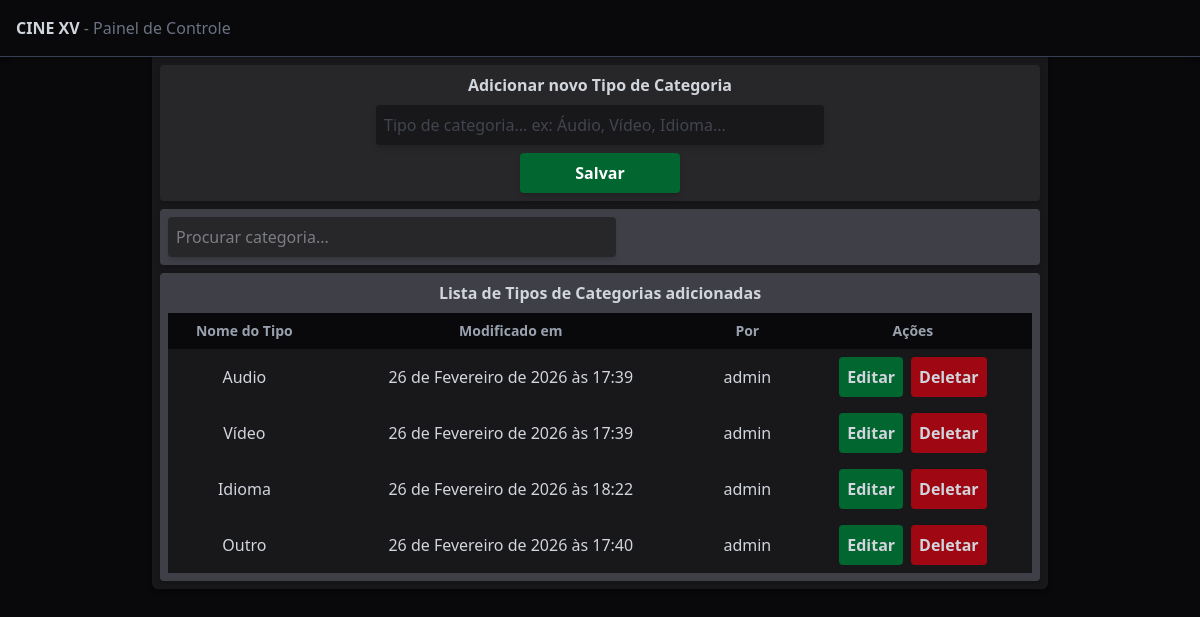
Before: /category/types with the older database file.
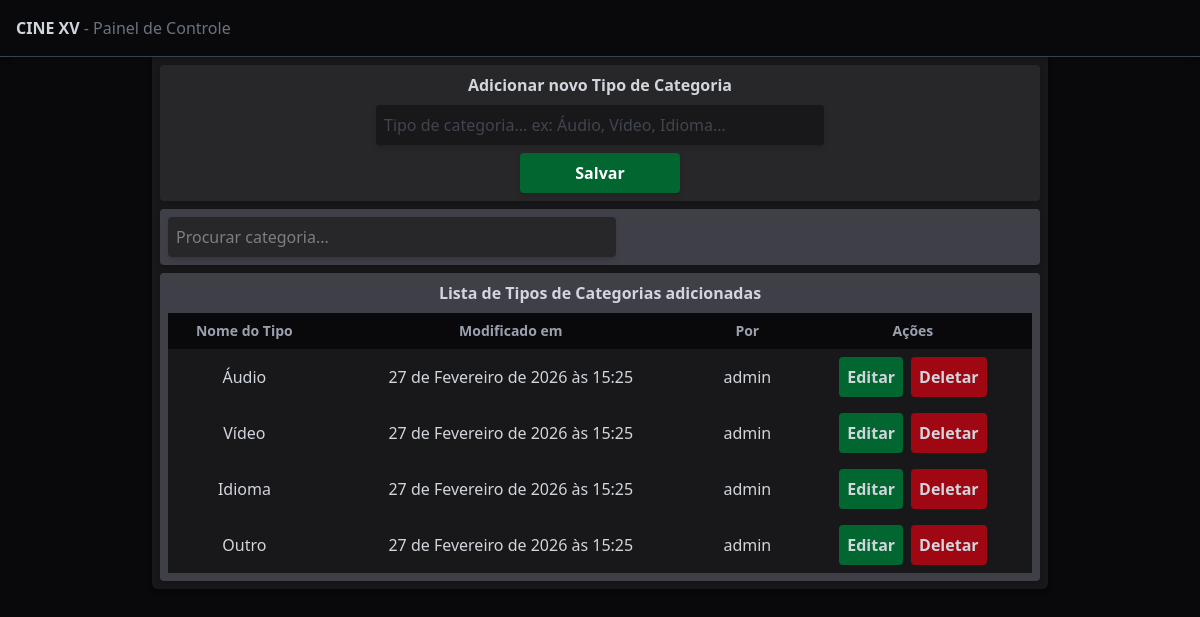
After: the same page with the newer database file.
### api/models.py (models this page shows, shortened)
class CategoryType(models.Model):
    name = models.CharField(max_length=100)
    modified_by = models.ForeignKey(User, on_delete=models.SET_NULL, null=True, related_name='mod_types')
    modified_at = models.DateTimeField(auto_now_add=True)

### control/models.py (models this page shows, shortened)
class CustomUser(AbstractBaseUser, PermissionsMixin):
    username = models.CharField(max_length=200, unique=True)
    is_active = models.BooleanField(default=False)
    is_admin = models.BooleanField(default=False)
    objects = CustomUserManager()
    USERNAME_FIELD = 'username'
    REQUIRED_FIELDS = []
    def __str__(self):
        return self.username

### control/views.py (the view)
# urls.py: path('category/types', views.catg_type, name='catg-types'),
def catg_type(request):
    if request.method == 'POST':
        form_type = request.POST.get('form_type')
        if form_type == 'add_form':
            form = AddCategoryTypeForm(request.POST)
            if form.is_valid:
                c_type = form.save(commit=False)
                c_type.modified_by = request.user
                c_type.save()
                messages.success(request, "Novo tipo de categoria adicionada com sucesso!")
                return redirect('catg-types')
            else:
                for field, errors in form.errors.items():
                    for error in errors:
                        messages.error(request, error)
        if form_type == 'delete_form':
            c_type_id = request.POST.get('c_type_id')
            c_type = get_object_or_404(CategoryType, id=c_type_id)
            c_type.delete()
            messages.success(request, "Tipo de categoria deletada com sucesso!")
            return redirect('catg-types')
    else:
        form = AddCategoryTypeForm()
        c_types = CategoryType.objects.all()
    context = {
        'form': form,
        'c_types': c_types
    }
    return render(request, 'category/catg_type.html', context)

### control/forms.py
class AddCategoryTypeForm(forms.ModelForm):
    class Meta:
        model = CategoryType
        fields = ['name']
        widgets = {
            'name': forms.TextInput(attrs={
                'class': "w-md bg-zinc-900 hover:bg-zinc-700 transition outline-none p-2 rounded-sm shadow-md",
                'placeholder': "Tipo de categoria... ex: Áudio, Vídeo, Idioma..."
            })
        }

### control/templates/category/catg_type.html (shortened to what this page needs)
{% extends 'base.html' %}
{% block content %}
<div class="w-4xl bg-zinc-900 mx-auto p-2 rounded-b-md space-y-2 shadow-md">
    <div class="bg-zinc-800 flex flex-col gap-2 text-center items-center rounded-sm p-2 shadow-md">
        <h1 class="font-semibold">Adicionar novo Tipo de Categoria</h1>
        <form method="POST" class="flex flex-col gap-2 text-gray-500">
            {{ form.name }}
            <button name="form_type" value="add_form" type="submit" class="w-40 mx-auto bg-green-800 hover:bg-green-600 p-2 rounded-sm text-white font-semibold cursor-pointer transition shadow-md">
                Salvar
            </button>
        </form>
    </div>
    <div class="bg-zinc-700 flex flex-col gap-2 text-center rounded-sm p-2 shadow-md">
        <input id="search-files" type="search" placeholder="Procurar categoria..." class="w-full max-w-md bg-zinc-800 hover:bg-zinc-600 transition rounded-sm p-2 shadow-md">
    </div>
    <div class="bg-zinc-700 flex flex-col gap-2 text-center items-center rounded-sm p-2 shadow-md">
        <h1 class="font-semibold">Lista de Tipos de Categorias adicionadas</h1>
        <table class="w-full text-center">
            <thead>
                <tr class="bg-zinc-950 font-semibold text-sm text-gray-400">
                    <th class="p-1">Nome do Tipo</th>
                    <th class="p-1">Modificado em</th>
                    <th class="p-1">Por</th>
                    <th class="p-2">Ações</th>
                </tr>
            </thead>
            <tbody>
                {% for type in c_types %}
                <tr class="bg-zinc-900 hover:bg-zinc-800 transition cursor-pointer">
                    <td class="p-2">{{ type.name }}</td>
                    <td class="p-2">{{ type.modified_at }}</td>
                    <td class="p-2">{{ type.modified_by }}</td>
                    <td class="p-2 flex flex-row justify-center items-center gap-2">
                        <a href="{% url 'catg-type-edit' type.id %}" class="bg-green-800 hover:bg-green-600 p-2 rounded-sm cursor-pointer transition font-semibold">
                            Editar
                        </a>
                        <form method="POST">
                            <button name="form_type" value="delete_form" class="bg-red-800 hover:bg-red-600 p-2 rounded-sm cursor-pointer transition font-semibold">
                                Deletar
                            </button>
                        </form>
                    </td>
                </tr>
                {% endfor %}
            </tbody>
        </table>
    </div>
</div>
{% endblock %}

Changed rows visible on the page:
changed CategoryType: name "Audio" → "Áudio"; modified_at "26 de Fevereiro de 2026 às 17:39" → "27 de Fevereiro de 2026 às 15:25"
changed CategoryType "Vídeo": modified_at "26 de Fevereiro de 2026 às 17:39" → "27 de Fevereiro de 2026 às 15:25"
changed CategoryType "Idioma": modified_at "26 de Fevereiro de 2026 às 18:22" → "27 de Fevereiro de 2026 às 15:25"
changed CategoryType "Outro": modified_at "26 de Fevereiro de 2026 às 17:40" → "27 de Fevereiro de 2026 às 15:25"
